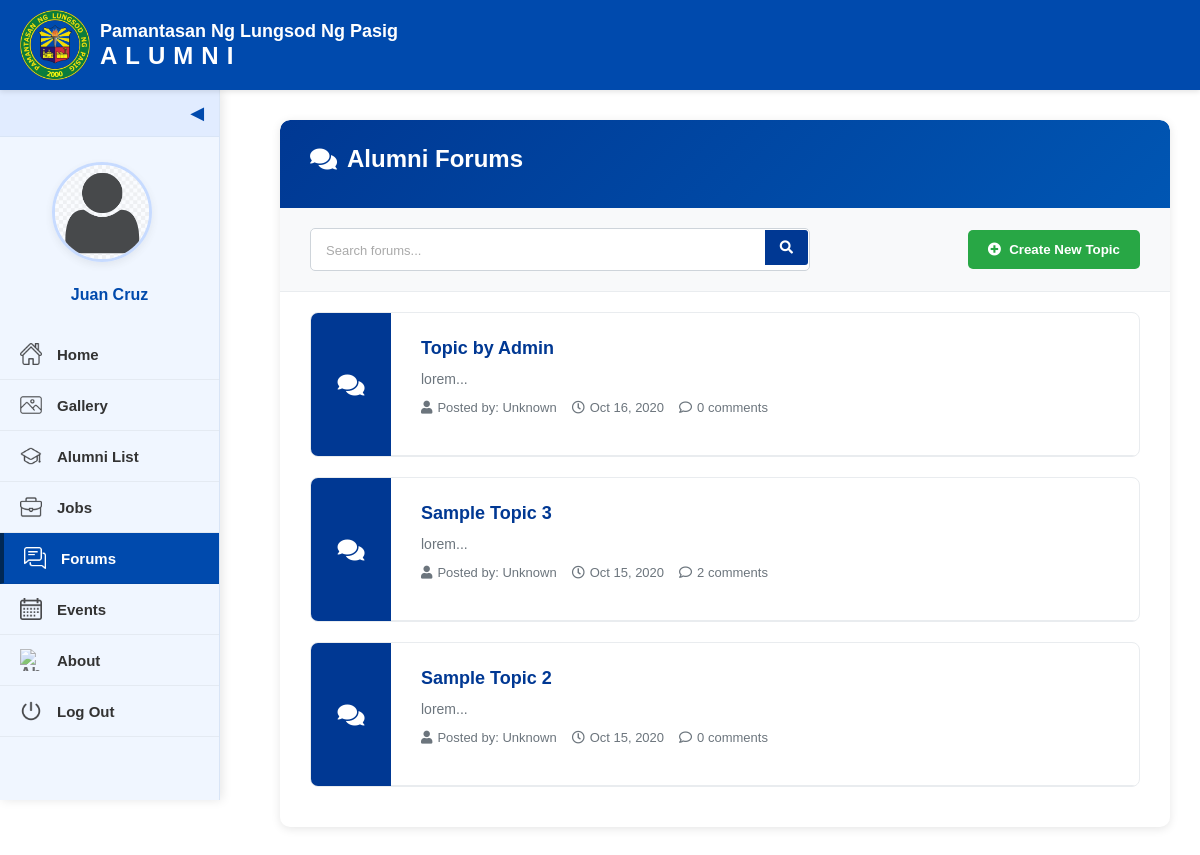
Page /alumni-forums.php (signed in) on the committed database.
### tables this page shows
CREATE TABLE `alumnus_bio` (
  `id` int(11) NOT NULL,
  `alumni_id` varchar(20) NOT NULL,
  `firstname` varchar(200) NOT NULL,
  `middlename` varchar(200) NOT NULL,
  `lastname` varchar(200) NOT NULL,
  `gender` varchar(20) NOT NULL,
  `batch` year(4) NOT NULL,
  `course_id` int(30) NOT NULL,
  `email` varchar(250) NOT NULL,
  `connected_to` tinyint(1) NOT NULL,
  `avatar` text NOT NULL,
  `status` tinyint(1) NOT NULL DEFAULT 0 COMMENT '0= Unverified, 1= Verified',
  `date_created` date NOT NULL DEFAULT current_timestamp()
);

CREATE TABLE `users` (
  `id` int(11) NOT NULL,
  `alumni_id` varchar(20) NOT NULL,
  `name` text NOT NULL,
  `username` varchar(200) NOT NULL,
  `password` text NOT NULL,
  `type` tinyint(1) NOT NULL DEFAULT 3 COMMENT '1=Admin,2=Alumni officer, 3= alumnus',
  `auto_generated_pass` text NOT NULL
);

CREATE TABLE `forum_topics` (
  `id` int(30) NOT NULL,
  `title` varchar(250) NOT NULL,
  `description` text NOT NULL,
  `user_id` varchar(9) NOT NULL,
  `date_created` datetime NOT NULL DEFAULT current_timestamp()
);

### alumni-forums.php (the view, shortened to what this page needs)
<?php
include 'admin/db_connect.php';
$alumni_id = $_SESSION['login_id'];
$user_query = "SELECT * FROM users WHERE alumni_id = ?";
$user_stmt = $conn->prepare($user_query);
$user_stmt->bind_param("s", $alumni_id);
$user_stmt->execute();
$user_result = $user_stmt->get_result();
$user_data = $user_result->fetch_assoc();
$alumni_query = "SELECT * FROM alumnus_bio WHERE alumni_id = ?";
$alumni_stmt = $conn->prepare($alumni_query);
$alumni_stmt->bind_param("s", $alumni_id);
$alumni_stmt->execute();
$alumni_result = $alumni_stmt->get_result();
$alumni_data = $alumni_result->fetch_assoc();
$avatar = 'images/avatar.png';
if(!empty($alumni_data['avatar']) && file_exists($alumni_data['avatar'])) {
    $avatar = $alumni_data['avatar'];
}
$display_name = $user_data['name'] ?? 'Alumni User';
$page = isset($_GET['page']) ? intval($_GET['page']) : 1;
$items_per_page = 10;
$offset = ($page - 1) * $items_per_page;
$search = isset($_GET['search']) ? $_GET['search'] : '';
$search_condition = '';
$params = [];
$topics_query = "SELECT ft.*, u.name as author_name,
                (SELECT COUNT(*) FROM forum_comments WHERE topic_id = ft.id) as comment_count
                FROM forum_topics ft
                LEFT JOIN users u ON ft.user_id = u.alumni_id
                $search_condition
                GROUP BY ft.id
                ORDER BY ft.date_created DESC
                LIMIT ?, ?";
$stmt = $conn->prepare($topics_query);
$stmt_params = $params;
$stmt_params[] = $offset;
$stmt_params[] = $items_per_page;
$types = str_repeat('s', count($params)) . 'ii';
$stmt->bind_param($types, ...$stmt_params);
$stmt->execute();
$topics_result = $stmt->get_result();
$view_topic = isset($_GET['view_topic']) ? intval($_GET['view_topic']) : 0;
$topic_data = null;
$comments = [];
?>
<!DOCTYPE html>
<html lang="en">
<head>
  <link rel="stylesheet" href="style.css">
  <link rel="stylesheet" href="alumni-forums.css">
  <link rel="stylesheet" href="https://cdnjs.cloudflare.com/ajax/libs/font-awesome/5.15.4/css/all.min.css">
</head>
<body>
  <div class="interface-header">
    <img src="images/logo.png" alt="PLP Logo" class="logo-interface">
    <div class="text">
      <div class="school-name">Pamantasan Ng Lungsod Ng Pasig</div>
      <div class="alumni-title">ALUMNI</div>
    </div>
  </div>
  <div class="sidebar" id="sidebar">
    <div class="toggle-btn" onclick="toggleSidebar()">&#x25C0;</div>
    <div class="sidebar-content">
      <div class="profile-section">
        <a href="alumni-manage-profile.php" class="profile-pic">
          <img src="<?php echo htmlspecialchars($avatar); ?>" alt="Profile Picture">
        </a>
        <div class="profile-name"><?php echo htmlspecialchars($display_name); ?></div>
      </div>
      <a href="alumni-home.php"><img src="images/home.png" alt="Home"><span>Home</span></a>
      <a href="alumni-gallery.php"><img src="images/gallery.png" alt="Gallery"><span>Gallery</span></a>
      <a href="alumni-list.php"><img src="images/alumni_list.png" alt="Alumni List"><span>Alumni List</span></a>
      <a href="alumni-job.php"><img src="images/jobs.png" alt="Jobs"><span>Jobs</span></a>
      <a href="alumni-forums.php" class="active"><img src="images/forums.png" alt="Forums"><span>Forums</span></a>
      <a href="alumni-events.php"><img src="images/calendar.png" alt="Events"><span>Events</span></a>
      <a href="alumni-about.php"><img src="images/about.png" alt="About"><span>About</span></a>
      <a href="landing.php"><img src="images/log-out.png" alt="Log Out"><span>Log Out</span></a>
    </div>
  </div>
  <main class="forum-content">
    <?php if($view_topic > 0 && $topic_data): ?>
      <div class="forum-container">
        <div class="forum-header">
          <a href="alumni-forums.php" class="back-button"><i class="fas fa-arrow-left"></i> Back to Forums</a>
          <h1><?php echo htmlspecialchars($topic_data['title']); ?></h1>
          <?php
          if($topic_data['user_id'] == $alumni_id):
          ?>
            <div class="topic-actions">
              <button class="edit-topic-btn" onclick="openEditTopicModal(<?php echo $view_topic; ?>, '<?php echo addslashes(htmlspecialchars($topic_data['title'])); ?>', '<?php echo addslashes(htmlspecialchars_decode($topic_data['description'])); ?>')">
                <i class="fas fa-edit"></i> Edit
              </button>
              <button class="delete-topic-btn" onclick="confirmDeleteTopic(<?php echo $view_topic; ?>)">
                <i class="fas fa-trash-alt"></i> Delete
              </button>
            </div>
          <?php endif; ?>
        </div>
        <div class="topic-details">
          <div class="topic-meta">
            <span class="topic-author"><i class="fas fa-user"></i> Posted by: <?php echo htmlspecialchars($topic_data['author_name'] ?? 'Unknown'); ?></span>
            <span class="topic-date"><i class="far fa-clock"></i> <?php echo date('F d, Y h:i A', strtotime($topic_data['date_created'])); ?></span>
          </div>
          <div class="topic-content">
            <?php echo html_entity_decode($topic_data['description']); ?>
          </div>
        </div>
        <div class="comments-section">
          <h2><i class="fas fa-comments"></i> Comments (<?php echo count($comments); ?>)</h2>
          <?php if(count($comments) > 0): ?>
            <div class="comments-list">
              <?php foreach($comments as $comment): ?>
                <div class="comment-card">
                  <div class="comment-header">
                    <img src="<?php echo htmlspecialchars($comment['avatar']); ?>" alt="Profile" class="comment-avatar">
                    <div class="comment-info">
                      <div class="comment-author"><?php echo htmlspecialchars($comment['author_name'] ?? 'Unknown'); ?></div>
                      <div class="comment-date"><?php echo date('M d, Y h:i A', strtotime($comment['date_created'])); ?></div>
                    </div>
                    <?php
                    if(strcmp($comment['user_id'], $alumni_id) === 0):
                    ?>
                      <div class="comment-actions">
                        <button class="delete-comment-btn" onclick="confirmDeleteComment(<?php echo $comment['id']; ?>, <?php echo $view_topic; ?>)">
                          <i class="fas fa-trash-alt"></i>
                        </button>
                      </div>
                    <?php endif; ?>
                  </div>
                  <div class="comment-content">
                    <?php echo htmlspecialchars($comment['comment']); ?>
                  </div>
                </div>
              <?php endforeach; ?>
            </div>
          <?php else: ?>
            <div class="no-comments">
              <i class="far fa-comment-dots"></i>
              <p>No comments yet. Be the first to comment!</p>
            </div>
          <?php endif; ?>
          <div class="add-comment-form">
            <h3>Add a Comment</h3>
            <form method="POST" action="">
              <input type="hidden" name="topic_id" value="<?php echo $view_topic; ?>">
              <div class="form-group">
                <textarea name="comment" rows="4" placeholder="Write your comment here..." required></textarea>
              </div>
              <div class="form-group">
                <button type="submit" name="submit_comment" class="btn-submit-comment">
                  <i class="fas fa-paper-plane"></i> Submit Comment
                </button>
              </div>
            </form>
          </div>
        </div>
      </div>
    <?php else: ?>
      <div class="forum-container">
        <div class="forum-header">
          <h1><i class="fas fa-comments"></i> Alumni Forums</h1>
        </div>
        <div class="forum-actions">
          <div class="search-container">
            <form method="GET" action="">
              <div class="search-input">
                <input type="text" name="search" placeholder="Search forums..." value="<?php echo htmlspecialchars($search); ?>">
                <button type="submit"><i class="fas fa-search"></i></button>
              </div>
            </form>
          </div>
          <button class="create-topic-btn" onclick="openCreateModal()">
            <i class="fas fa-plus-circle"></i> Create New Topic
          </button>
        </div>
        <?php if($topics_result->num_rows > 0): ?>
          <div class="topics-list">
            <?php while($topic = $topics_result->fetch_assoc()): ?>
              <div class="topic-card">
                <div class="topic-icon">
                  <i class="fas fa-comments"></i>
                </div>
                <div class="topic-details">
                  <h3><a href="alumni-forums.php?view_topic=<?php echo $topic['id']; ?>"><?php echo htmlspecialchars($topic['title']); ?></a></h3>
                  <div class="topic-preview">
                    <?php echo substr(strip_tags(html_entity_decode($topic['description'])), 0, 150) . '...'; ?>
                  </div>
                  <div class="topic-meta">
                    <span class="author"><i class="fas fa-user"></i> Posted by: <?php echo htmlspecialchars($topic['author_name'] ?? 'Unknown'); ?></span>
                    <span class="date"><i class="far fa-clock"></i> <?php echo date('M d, Y', strtotime($topic['date_created'])); ?></span>
                    <span class="comments-count"><i class="far fa-comment"></i> <?php echo $topic['comment_count']; ?> comments</span>
                  </div>
                </div>
              </div>
            <?php endwhile; ?>
          </div>
        <?php endif; ?>
      </div>
    <?php endif; ?>
  </main>
</body>
</html>

### style.css (style rules this page uses)
* { margin: 0; padding: 0; box-sizing: border-box; overscroll-behavior: none; }
body { font-family: Arial, sans-serif; background-color: #ffffff; }
.text { display: flex; flex-direction: column; }
.school-name { font-size: 18px; color: #003366; font-weight: bold; }
.alumni-title { font-size: 24px; color: #003366; letter-spacing: 8px; font-weight: bold; }
input[type="text"], input[type="email"], input[type="password"] { padding: 8px 10px; border: 1px solid #003366; border-radius: 4px; outline: none; font-size: 14px; }
input[type="text"]::placeholder, input[type="email"]::placeholder, input[type="password"]::placeholder { color: #aaa; font-size: 13px; }
.interface-header { background-color: #004aad; color: white; padding: 10px 20px; display: flex; align-items: center; position: fixed; top: 0; left: 0; width: 100%; z-index: 100; box-shadow: 0 2px 5px rgba(0, 0, 0, 0.1); height: 90px; }
.interface-header .school-name { color: white; }
.interface-header .alumni-title { color: white; }
.logo-interface { height: 70px; margin-right: 10px; }
.sidebar { background-color: #f0f6ff; width: 220px; height: calc(100vh - 90px); position: fixed; top: 90px; left: 0; display: flex; flex-direction: column; transition: all 0.3s ease; z-index: 5; overflow: hidden; box-shadow: 2px 0 10px rgba(0, 0, 0, 0.1); border-right: 1px solid #d9e5f6; }
.sidebar-content { width: 100%; display: flex; flex-direction: column; align-items: center; max-height: calc(100vh - 90px); overflow-y: auto; padding: 0 0 20px 0; -ms-overflow-style: none; scrollbar-width: none; }
.profile-section { display: flex; flex-direction: column; align-items: center; margin: 25px 0; padding: 0 10px; width: 100%; }
.profile-pic { position: relative; margin-bottom: 15px; text-align: center; width: 100%; }
.profile-pic img { width: 100px; height: 100px; border-radius: 50%; cursor: pointer; object-fit: cover; border: 3px solid #b7d0ff; transition: all 0.3s ease; box-shadow: 0 3px 10px rgba(0, 0, 0, 0.1); }
.profile-name { margin-top: 5px; font-size: 16px; font-weight: bold; color: #004aad; text-align: center; transition: all 0.3s ease; }
.toggle-btn { background-color: #e1ecff; color: #004aad; width: 100%; text-align: right; padding: 12px 15px; cursor: pointer; font-size: 18px; border-bottom: 1px solid #d9e5f6; transition: all 0.3s ease; }
.sidebar-content a { display: flex; align-items: center; width: 100%; color: #333; text-decoration: none; padding: 14px 20px; font-weight: bold; transition: all 0.3s ease; border-bottom: 1px solid rgba(0, 0, 0, 0.05); }
.profile-section .profile-pic { display: block; width: 100%; padding: 0; margin-bottom: 15px; text-align: center; border-bottom: none; }
.sidebar-content .profile-section a.profile-pic { display: block; text-align: center; padding: 0; border-bottom: none; width: 100%; }
.sidebar-content a img { width: 22px; height: 22px; margin-right: 15px; transition: all 0.3s ease; opacity: 0.7; }
.sidebar-content a span { transition: all 0.3s ease; font-size: 15px; }
.sidebar-content a.active { background-color: #004aad; color: white; border-left: 4px solid #002855; }
.sidebar-content a.active img { filter: brightness(0) invert(1); opacity: 1; }
.sidebar:not(.collapsed) .profile-pic img { width: 100px; height: 100px; border-width: 3px; }

### rows in the picture
alumnus_bio: avatar (placeholder picture)
users: name "Juan Cruz"
forum_topics: title "Topic by Admin", description "lorem", author_name "Unknown", date_created "Oct 16, 2020", comment_count "0"
forum_topics: title "Sample Topic 3", description "lorem", author_name "Unknown", date_created "Oct 15, 2020", comment_count "2"
forum_topics: title "Sample Topic 2", description "lorem", author_name "Unknown", date_created "Oct 15, 2020", comment_count "0"
